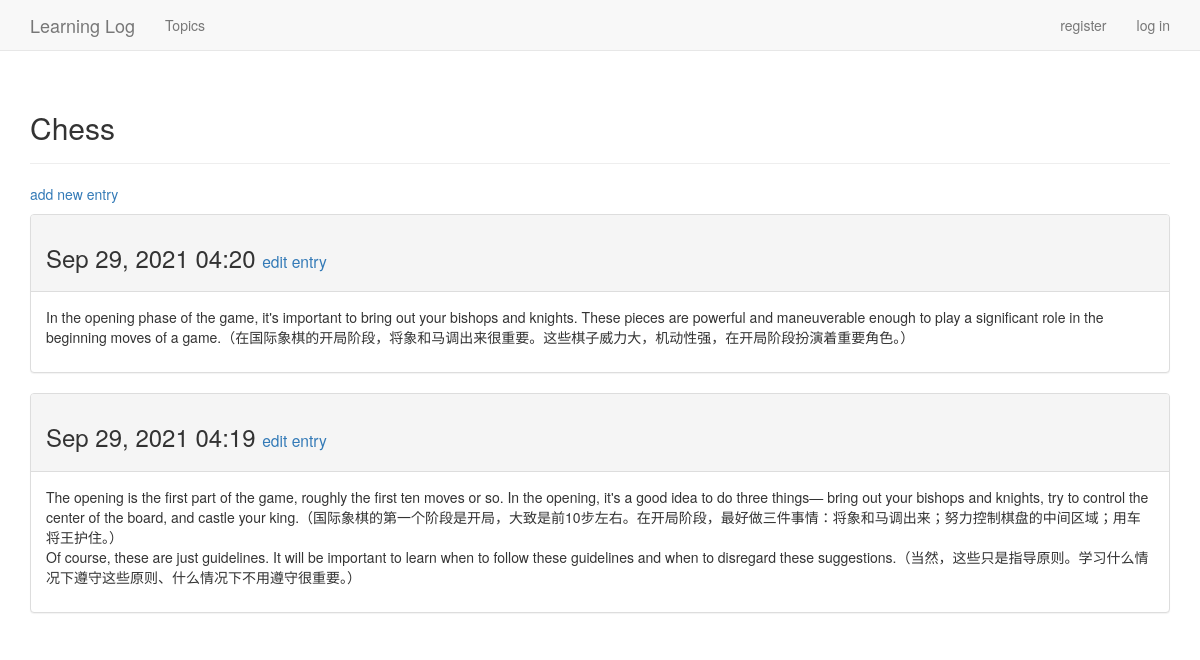
The page /topics/1/ (signed in) on the database its author committed.
### learning_logs/models.py (models this page shows, shortened)
class Topic(models.Model):
    text = models.CharField(max_length=200)
    date_added = models.DateTimeField(auto_now_add=True)
    owner = models.ForeignKey(User, on_delete=models.CASCADE)
    def __str__(self):
        return self.text

class Entry(models.Model):
    topic = models.ForeignKey(Topic, on_delete=models.CASCADE)
    text = models.TextField()
    date_added = models.DateTimeField(auto_now_add=True)
    class Meta:
        verbose_name_plural = 'entries'

### learning_logs/views.py (the view)
# urls.py: url(r'^topics/(?P<topic_id>\d+)/$', views.topic, name='topic'),
@login_required
def topic(request, topic_id):
    topic = Topic.objects.get(id=topic_id)
    if topic.owner != request.user:
        raise Http404
    entries = topic.entry_set.order_by('-date_added')
    context = {'topic': topic, 'entries': entries}
    return render(request, 'learning_logs/topic.html', context)

### learning_logs/templates/learning_logs/topic.html
{% extends 'learning_logs/base.html' %}
{% block header %}
    <h2>{{ topic }}</h2>
{% endblock header %}
{% block content %}
    <p>
        <a href="{% url 'learning_logs:new_entry' topic.id %}">add new entry</a>
    </p>
    {% for entry in entries %}
        <div class="panel panel-default">
            <div class="panel-heading">
                <h3>
                    {{ entry.date_added|date:'M d, Y H:i' }}
                    <small>
                        <a href="{% url 'learning_logs:edit_entry' entry.id %}">edit entry</a>
                    </small>
                </h3>
            </div>
            <div class="panel-body">
                {{ entry.text|linebreaks }}
            </div>
        </div>
    {% empty %}
        There are no entries for this topic yet.
    {% endfor %}
{% endblock content %}

### learning_logs/templates/learning_logs/base.html (shortened to what this page needs)
{% load bootstrap3 %}
<!DOCTYPE html>
<html lang="en">
    <head>
        {% bootstrap_css %}
    </head>
    <body>
        <nav class="navbar navbar-default navbar-static-top">
            <div class="container">
                <div class="navbar-header">
                    <a class="navbar-brand" href="{% url 'learning_logs:index' %}">
                        Learning Log
                    </a>
                </div>
                <div id="navbar" class="navbar-collapse collapse">
                    <ul class="nav navbar-nav">
                        <li><a href="{% url 'learning_logs:topics' %}">Topics</a></li>
                    </ul>
                    <ul class="nav navbar-nav navbar-right">
                        {% if user.is_thenticated %}
                            <li><a>Hello, {{ user.username }}.</a></li>
                            <li><a href="{% url 'users:logout' %}">log out</a></li>
                        {% else %}
                            <li><a href="{% url 'users:register' %}">register</a></li>
                            <li><a href="{% url 'users:login' %}">log in</a></li>
                        {% endif %}
                    </ul>
                </div>
            </div>
        </nav>
        <div class="container">
            <div class="page-header">
                {% block header %}{% endblock header %}
            </div>
            <div>
                {% block content %}{% endblock content %}
            </div>
        </div>
    </body>
</html>

### rows shown on the page
Topic: text "Chess"
Entry: date_added "Sep 29, 2021 04:20", text "In the opening phase of the game, it's important to bring out your bishops and knights. These pieces are powerful and maneuverable enough to play a significant role in the beginning moves of a game.（在国际象棋的开局阶段，将象和马调出来很重要。这些棋子威力大，机动性强，在开局阶段扮演着重要角色。）"
Entry: date_added "Sep 29, 2021 04:19", text "The opening is the first part of the game, roughly the first ten moves or so. In the opening, it's a good idea to do three things— bring out your bishops and knights, try to control the center of the board, and castle your king.（国际象棋的第一个阶段是开局，大致是前10步左右。在开局阶段，最好做三件事情：将象和马调出来；努力控制棋盘的中间区域；用车将王护住。） Of course, these are just guidelines. It will be important to learn when to follow these guidelines and when to disregard these suggestions.（当然，这些只是指导原则。学习什么情况下遵守这些原则、什么情况下不用遵守很重要。）"
